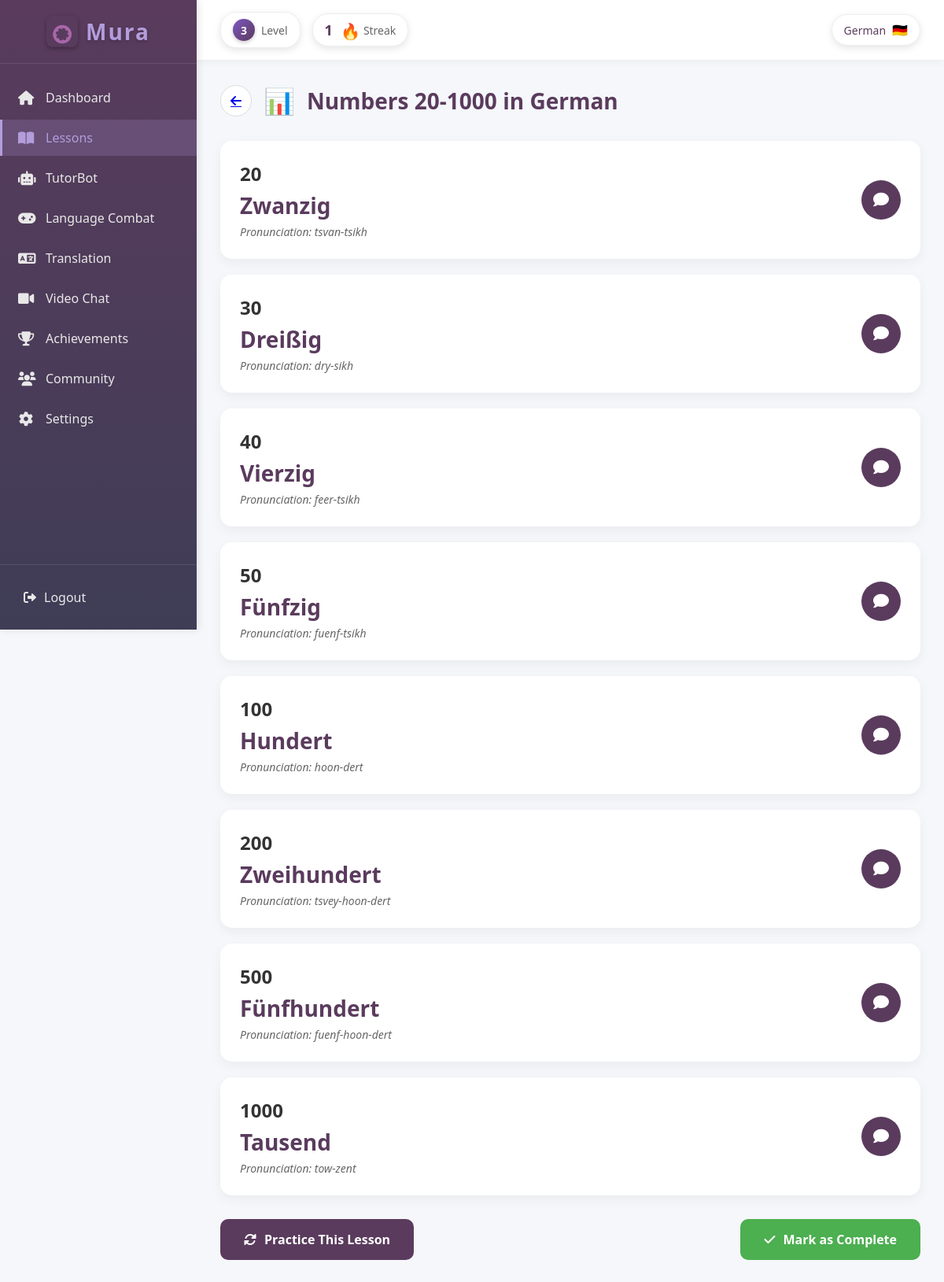
Screenshot of /Lessons/lesson.php?type=numbers_advanced (signed in) with the database file from the repository.
### tables this page shows
CREATE TABLE `users` (
  `user_ID` int(11) NOT NULL,
  `username` varchar(50) NOT NULL,
  `profile_picture` varchar(255) DEFAULT NULL,
  `email` varchar(40) NOT NULL,
  `password` varchar(100) NOT NULL,
  `onboarding_complete` tinyint(1) DEFAULT 0
);

CREATE TABLE `user_stats` (
  `stat_id` int(11) NOT NULL,
  `user_id` int(11) NOT NULL,
  `xp` int(11) NOT NULL DEFAULT 0,
  `level` int(11) NOT NULL DEFAULT 1,
  `total_games_played` int(11) NOT NULL DEFAULT 0,
  `total_questions_answered` int(11) NOT NULL DEFAULT 0,
  `correct_answers` int(11) NOT NULL DEFAULT 0
);

CREATE TABLE `user_streaks` (
  `streak_id` int(11) NOT NULL,
  `user_id` int(11) NOT NULL,
  `current_streak` int(11) NOT NULL DEFAULT 0,
  `longest_streak` int(11) NOT NULL DEFAULT 0,
  `last_play_date` date DEFAULT NULL
);

CREATE TABLE `user_onboarding` (
  `onboarding_id` int(11) NOT NULL,
  `user_ID` int(11) NOT NULL,
  `selected_language` varchar(50) DEFAULT NULL,
  `reason` varchar(255) DEFAULT NULL,
  `daily_goal` varchar(255) DEFAULT NULL,
  `proficiency_level` varchar(20) DEFAULT NULL,
  `is_complete` tinyint(1) DEFAULT 0,
  `created_at` timestamp NOT NULL DEFAULT current_timestamp(),
  `updated_at` timestamp NOT NULL DEFAULT current_timestamp() ON UPDATE current_timestamp()
);

### Lessons/lesson.php (the view, shortened to what this page needs)
<?php
require_once '../Configurations/db.php';
$user_id = $_SESSION['user_id'];
$stmt = $conn->prepare("
    SELECT u.username, u.onboarding_complete, uo.selected_language, uo.proficiency_level,
           l.first_name, l.last_name, us.level
    FROM users u
    LEFT JOIN user_onboarding uo ON u.user_ID = uo.user_ID
    LEFT JOIN learner l ON u.user_ID = l.user_ID
    LEFT JOIN user_stats us ON u.user_ID = us.user_id
    WHERE u.user_ID = ?
");
$stmt->bind_param("i", $user_id);
$stmt->execute();
$result = $stmt->get_result();
$user = $result->fetch_assoc();
$selected_language = $user['selected_language'] ?? 'Spanish';
$user_level = $user['level'] ?? 1;
$streakStmt = $conn->prepare("
    SELECT current_streak, longest_streak, last_play_date
    FROM user_streaks
    WHERE user_id = ?
");
$streakStmt->bind_param("i", $user_id);
$streakStmt->execute();
$streakResult = $streakStmt->get_result();
$streakData = $streakResult->fetch_assoc();
$current_streak = $streakData['current_streak'] ?? 0;
function getLanguageFlag($language) {
    $flags = [
        'Spanish' => '🇪🇸',
        'French' => '🇫🇷',
        'English' => '🇬🇧',
        'German' => '🇩🇪',
        'Italian' => '🇮🇹',
        'Portuguese' => '🇵🇹',
        'Russian' => '🇷🇺',
        'Japanese' => '🇯🇵',
        'Chinese' => '🇨🇳',
        'Korean' => '🇰🇷',
        'Arabic' => '🇸🇦',
    ];
    return $flags[$language] ?? '🌐';
}
$lesson_type = isset($_GET['type']) ? $_GET['type'] : 'numbers_basic';
$lesson_content = [];
switch ($selected_language) {
    case 'German':
        switch ($lesson_type) {
            case 'numbers_advanced':
                $lesson_title = "Numbers 20-1000";
                $lesson_icon = "📊";
                $lesson_content = [
                    ['term' => '20', 'translation' => 'Zwanzig', 'pronunciation' => 'tsvan-tsikh', 'audio' => 'german/numbers/zwanzig.mp3'],
                    ['term' => '30', 'translation' => 'Dreißig', 'pronunciation' => 'dry-sikh', 'audio' => 'german/numbers/dreissig.mp3'],
                    ['term' => '40', 'translation' => 'Vierzig', 'pronunciation' => 'feer-tsikh', 'audio' => 'german/numbers/vierzig.mp3'],
                    ['term' => '50', 'translation' => 'Fünfzig', 'pronunciation' => 'fuenf-tsikh', 'audio' => 'german/numbers/funfzig.mp3'],
                    ['term' => '100', 'translation' => 'Hundert', 'pronunciation' => 'hoon-dert', 'audio' => 'german/numbers/hundert.mp3'],
                    ['term' => '200', 'translation' => 'Zweihundert', 'pronunciation' => 'tsvey-hoon-dert', 'audio' => 'german/numbers/zweihundert.mp3'],
                    ['term' => '500', 'translation' => 'Fünfhundert', 'pronunciation' => 'fuenf-hoon-dert', 'audio' => 'german/numbers/funfhundert.mp3'],
                    ['term' => '1000', 'translation' => 'Tausend', 'pronunciation' => 'tow-zent', 'audio' => 'german/numbers/tausend.mp3']
                ];
                break;
        }
        break;
}
?>
<!DOCTYPE html>
<html lang="en">
<head>
    <link rel="stylesheet" href="https://cdnjs.cloudflare.com/ajax/libs/font-awesome/6.0.0-beta3/css/all.min.css">
</head>
<body>
    <div class="app-container">
        <div class="sidebar">
            <div class="logo">
                <div class="logo-container">
                    <div class="mura-logo">
                        <img src="../image/mura.png" alt="Mura Logo">
                    </div>
                    <h1>Mura</h1>
                </div>
            </div>
            <nav class="sidebar-nav">
                <ul>
                    <li class="nav-item">
                        <a href="../Dashboard/dashboard.php">
                            <i class="fas fa-home"></i>
                            Dashboard
                        </a>
                    </li>
                    <li class="nav-item active">
                        <a href="lessons.php">
                            <i class="fas fa-book-open"></i>
                            Lessons
                        </a>
                    </li>
                    <li class="nav-item">
                        <a href="../chatai/chatai.php">
                            <i class="fas fa-robot"></i>
                            TutorBot
                        </a>
                    </li>
                    <li class="nav-item">
                        <a href="../Game/index.php">
                            <i class="fas fa-gamepad"></i>
                            Language Combat
                        </a>
                    </li>
                    <li class="nav-item">
                        <a href="../Dashboard/translation.php">
                            <i class="fas fa-language"></i>
                            Translation
                        </a>
                    </li>
                    <li class="nav-item">
                        <a href="../ChatRoom/videochat.php">
                            <i class="fas fa-video"></i>
                            Video Chat
                        </a>
                    </li>
                    <li class="nav-item">
                        <a href="../Achievements/achievements.php">
                            <i class="fas fa-trophy"></i>
                            Achievements
                        </a>
                    </li>
                    <li class="nav-item">
                        <a href="../community/community.php">
                            <i class="fas fa-users"></i>
                            Community
                        </a>
                    </li>
                    <li class="nav-item">
                        <a href="../Settings/settings.php">
                            <i class="fas fa-cog"></i>
                            Settings
                        </a>
                    </li>
                </ul>
            </nav>
            <div class="sidebar-footer">
                <a href="../Dashboard/logout.php" class="logout-btn">
                    <i class="fas fa-sign-out-alt"></i>
                    Logout
                </a>
            </div>
        </div>
        <div class="main-content">
            <div class="top-bar">
                <div class="left-stats">
                    <div class="level-indicator">
                        <div class="level-badge">
                            <span class="level-number"><?php echo $user_level; ?></span>
                        </div>
                        <span class="level-label">Level</span>
                    </div>
                    <div class="streak-counter">
                        <span class="streak-number"><?php echo $current_streak; ?></span>
                        <div class="streak-icon">
                            <span class="fire-emoji">🔥</span>
                        </div>
                        <span class="streak-label">Streak</span>
                    </div>
                </div>
                <div class="language-indicator">
                    <span class="language-name"><?php echo htmlspecialchars($selected_language); ?></span>
                    <div class="language-flag">
                        <span><?php echo getLanguageFlag($selected_language); ?></span>
                    </div>
                </div>
            </div>
            <div class="content">
                <div class="lesson-header">
                    <a href="lessons.php" class="back-button">
                        <i class="fas fa-arrow-left"></i>
                    </a>
                    <h1 class="lesson-title">
                        <span class="lesson-title-icon"><?php echo $lesson_icon; ?></span>
                        <?php echo htmlspecialchars($lesson_title); ?> in <?php echo htmlspecialchars($selected_language); ?>
                    </h1>
                </div>
                <div class="lesson-cards">
                    <?php foreach ($lesson_content as $index => $item): ?>
                        <div class="lesson-card">
                            <div class="lesson-card-inner">
                                <div class="term-container">
                                    <div class="term"><?php echo htmlspecialchars($item['term']); ?></div>
                                    <div class="translation"><?php echo htmlspecialchars($item['translation']); ?></div>
                                    <div class="pronunciation">Pronunciation: <?php echo htmlspecialchars($item['pronunciation']); ?></div>
                                </div>
                                <button class="pronunciation-button" data-pronunciation="<?php echo htmlspecialchars($item['pronunciation']); ?>">
                                    <i class="fas fa-comment"></i>
                                </button>
                            </div>
                        </div>
                    <?php endforeach; ?>
                </div>
                <div class="lesson-actions">
                    <button class="practice-button">
                        <i class="fas fa-sync-alt"></i> Practice This Lesson
                    </button>
                    <button class="complete-button" id="complete-button">
                        <i class="fas fa-check"></i> Mark as Complete
                    </button>
                </div>
            </div>
        </div>
    </div>
</body>
</html>

### rows the page displays
users: user_stats.level "3", user_onboarding.selected_language "German", user_onboarding.selected_language "🇩🇪"
user_streaks: current_streak "1"

### other values shown
$lesson_icon "📊"
$lesson_title "Numbers 20-1000"
$item['term'] "20"
$item['translation'] "Zwanzig"
$item['pronunciation'] "tsvan-tsikh"
$item['term'] "30"
$item['translation'] "Dreißig"
$item['pronunciation'] "dry-sikh"
$item['term'] "40"
$item['translation'] "Vierzig"
$item['pronunciation'] "feer-tsikh"
$item['term'] "50"
$item['translation'] "Fünfzig"
$item['pronunciation'] "fuenf-tsikh"
$item['term'] "100"
